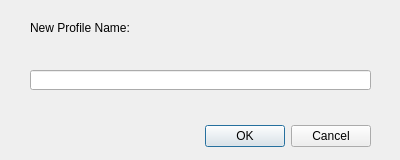
<?xml version="1.0" encoding="UTF-8"?>
<ui version="4.0">
 <class>ProfileSaveDialog</class>
 <widget class="QWidget" name="ProfileSaveDialog">
  <property name="geometry">
   <rect>
    <x>0</x>
    <y>0</y>
    <width>400</width>
    <height>160</height>
   </rect>
  </property>
  <property name="windowTitle">
   <string>Form</string>
  </property>
  <widget class="QDialogButtonBox" name="buttonBox">
   <property name="geometry">
    <rect>
     <x>30</x>
     <y>120</y>
     <width>341</width>
     <height>32</height>
    </rect>
   </property>
   <property name="orientation">
    <enum>Qt::Horizontal</enum>
   </property>
   <property name="standardButtons">
    <set>QDialogButtonBox::Cancel|QDialogButtonBox::Ok</set>
   </property>
  </widget>
  <widget class="QLabel" name="label">
   <property name="geometry">
    <rect>
     <x>30</x>
     <y>20</y>
     <width>341</width>
     <height>16</height>
    </rect>
   </property>
   <property name="text">
    <string>New Profile Name:</string>
   </property>
  </widget>
  <widget class="QLineEdit" name="lineEdit">
   <property name="geometry">
    <rect>
     <x>30</x>
     <y>70</y>
     <width>341</width>
     <height>20</height>
    </rect>
   </property>
  </widget>
 </widget>
 <resources/>
 <connections/>
</ui>
